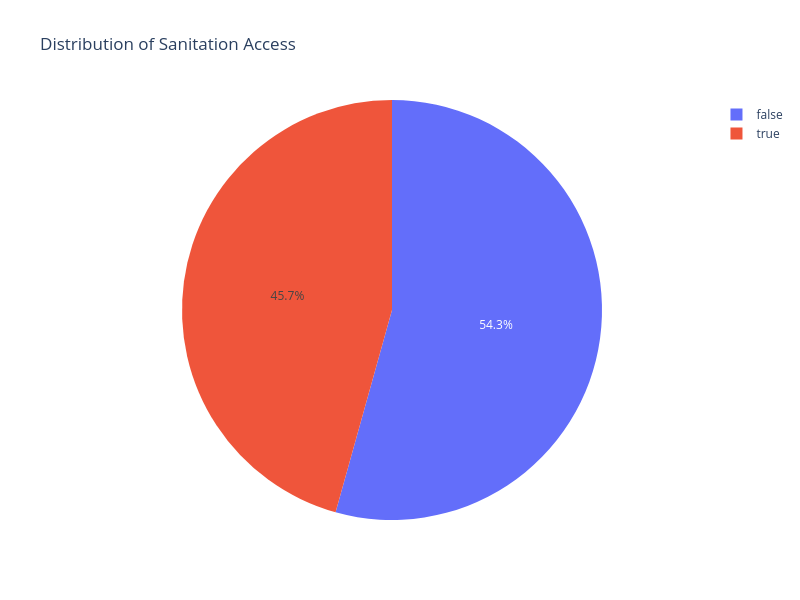

Notebook source saved alongside this figure:
### Code cell
# Pie chart of sanitation access

fig = px.pie(
    df,
    names="improved_sanitation",
    title="Distribution of Sanitation Access"
)
fig.update_layout(width=800, height=600)
fig.show()

### Figure 1 — Plotly figure (JSON) as saved in the notebook; plotly's stock layout.template omitted (floating-point values rounded to 4 significant figures; data arrays with more than 128 entries replaced by an {"elided": "..."} marker saying what was removed)
{"data": [{"domain": {"x": [0, 1], "y": [0, 1]}, "hovertemplate": "improved_sanitation=%{label}<extra></extra>", "labels": {"elided": "84613 bool values"}, "legendgroup": "", "name": "", "showlegend": true, "type": "pie"}], "layout": {"height": 600, "legend": {"tracegroupgap": 0}, "title": {"text": "Distribution of Sanitation Access"}, "width": 800}}
